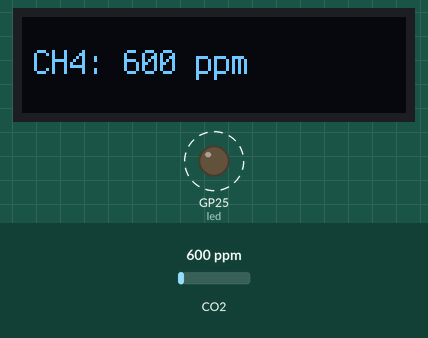
A program run on a simulated Raspberry Pi Pico running CircuitPython. On the bench: 128×32 one-colour display, output pins drawn as LEDs (lit = HIGH). Dashed ring = blinking. Inputs (shaded band) come from the test bench; at power-on: CO2 600 ppm. What the program prints to the serial console is not drawn.

Above: at 3.7 s.
3.8 s: CO2 set to 452 ppm
At 5.1 s:
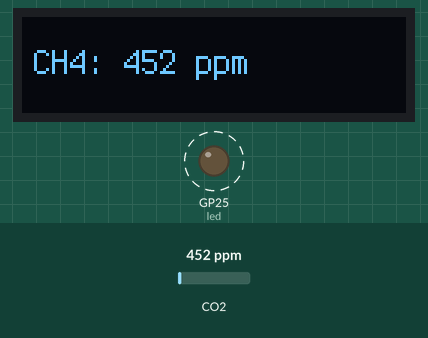
6.5 s: CO2 set to 1050 ppm
At 7.0 s:
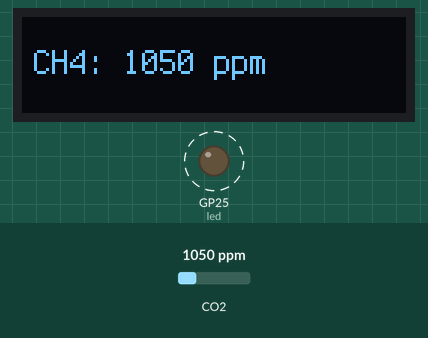
9.2 s: CO2 set to 1700 ppm
At 12.0 s:
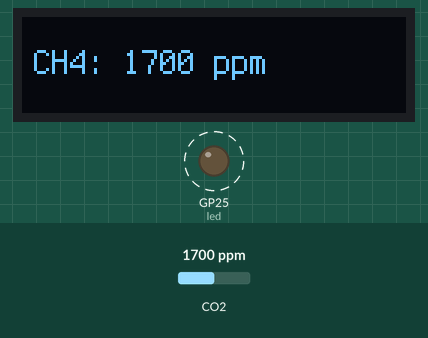
Timing chart, 0 to 18.0 s (numbered marks = the images above; inputs shaded):
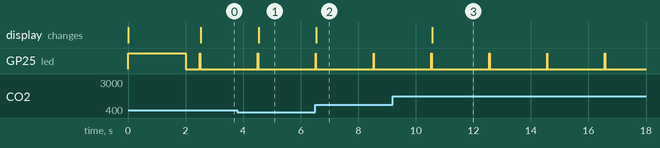

Measured:
- after the input at 3.8 s, the display: changes after 0.74 s (image 1)
- after the input at 6.5 s, the display: changes after 0.05 s (image 2)
- after the input at 9.2 s, the display: changes after 1.4 s (image 3)
- by itself, GP25 (led): alternates HIGH for 0.01 s and LOW for 2.0 s

The program:

code.py
```python
import board
import time
import digitalio
import busio
import oled
oled.init()

led = digitalio.DigitalInOut(board.LED)
led.direction = digitalio.Direction.OUTPUT

led.value = True
time.sleep(2)
led.value = False
time.sleep(0.5)

zc05 = busio.UART(board.GP4, board.GP5, baudrate=9600, parity='N')

while True:
        led.value = True
        data=bytearray([0xFF, 0x01, 0x86, 0x00, 0x00, 0x00, 0x00, 0x00, 0x79])
        zc05.write(data)
        receive=bytearray([0x00, 0x00, 0x00, 0x00, 0x00, 0x00, 0x00, 0x00, 0x00])
        zc05.readinto(receive)
        #receive = mhz19c.read(9)
        ch4=receive[2]*256+receive[3]
        oled.setMmessage('CH4: '+str(ch4)+" ppm")
        print('CH4: '+str(ch4)+' ppm')
        led.value = False
        time.sleep(2)
```

oled.py
```python
import adafruit_ssd1306
import board
import busio
import terminalio
import displayio
import adafruit_displayio_ssd1306
from adafruit_display_text import label
#import adafruit_imageload
import time

#if you wish to use custom fonts...
#from adafruit_bitmap_font import bitmap_font
#font = bitmap_font.load_font("/font.bdf", displayio.Bitmap)


displayio.release_displays()

oled_reset = board.GP16 # there is no pin for my OLED monitor.

# Use for I2C
i2c = busio.I2C(board.GP9, board.GP8, frequency=400000)
display_bus = displayio.I2CDisplay(i2c, device_address=0x3C, reset=oled_reset)

# OLED Monitor size
WIDTH = 128
HEIGHT = 32
BORDER = 2

display = adafruit_displayio_ssd1306.SSD1306(display_bus, width=WIDTH, height=HEIGHT)

def init():
    # Make the display context
    splash = displayio.Group()
    display.show(splash)

    color_bitmap = displayio.Bitmap(WIDTH, HEIGHT, 1)
    color_palette = displayio.Palette(1)
    color_palette[0] = 0xFFFFFF  # White

    bg_sprite = displayio.TileGrid(color_bitmap, pixel_shader=color_palette, x=0, y=0)
    splash.append(bg_sprite)

    # Draw a smaller inner rectangle
    inner_bitmap = displayio.Bitmap(WIDTH - BORDER * 2, HEIGHT - BORDER * 2, 1)
    inner_palette = displayio.Palette(1)
    inner_palette[0] = 0x000000  # Black
    inner_sprite = displayio.TileGrid(
        inner_bitmap, pixel_shader=inner_palette, x=BORDER, y=BORDER
    )
    splash.append(inner_sprite)

    # Draw a label
    text = "ZC05"
    text_area = label.Label(
        terminalio.FONT, text=text, color=0xFFFFFF, x=28, y=HEIGHT // 2 - 1
        #font, text=text, color=0xFFFFFF, x=4, y=HEIGHT // 2 - 1
    )
    splash.append(text_area)

def sleep():
    splash = displayio.Group()
    display.show(splash)

    color_bitmap = displayio.Bitmap(WIDTH, HEIGHT, 1)
    color_palette = displayio.Palette(1)
    color_palette[0] = 0x000000  # off
    bg_sprite = displayio.TileGrid(color_bitmap, pixel_shader=color_palette, x=0, y=0)
    splash.append(bg_sprite)

def setMmessage(text):
    splash = displayio.Group()
    display.show(splash)
    text_area = label.Label(
        terminalio.FONT,
        text=text,
        color=0xFFFFFF,
        x=4,
        y=HEIGHT // 2 - 1
        #font, text=text, color=0xFFFFFF, x=4, y=HEIGHT // 2 - 1
    )
    splash.append(text_area)

def setConfirmMmessage(text):
    splash = displayio.Group()
    display.show(splash)

    text_area2 = label.Label(
        terminalio.FONT,
        text="OK?",
        color=0xFFFFFF,
        x=4,
        y=16 // 2 - 1
        #font, text=text, color=0xFFFFFF, x=4, y=HEIGHT // 2 - 1
    )
    splash.append(text_area2)

    text_area = label.Label(
        terminalio.FONT,
        text="> " + text,
        color=0xFFFFFF,
        x=4,
        y=24
        #font, text=text, color=0xFFFFFF, x=4, y=HEIGHT // 2 - 1
    )
    splash.append(text_area)
```
